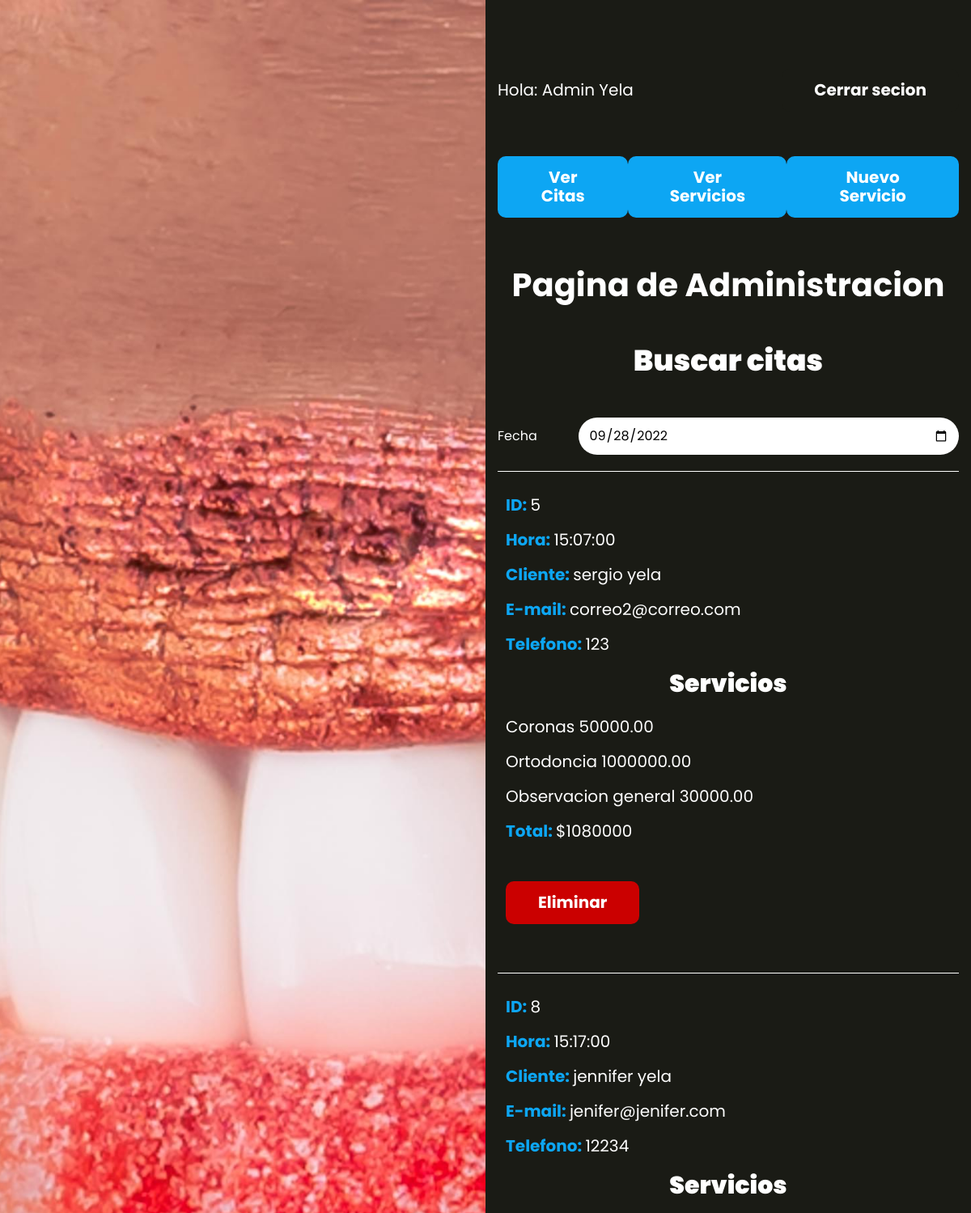
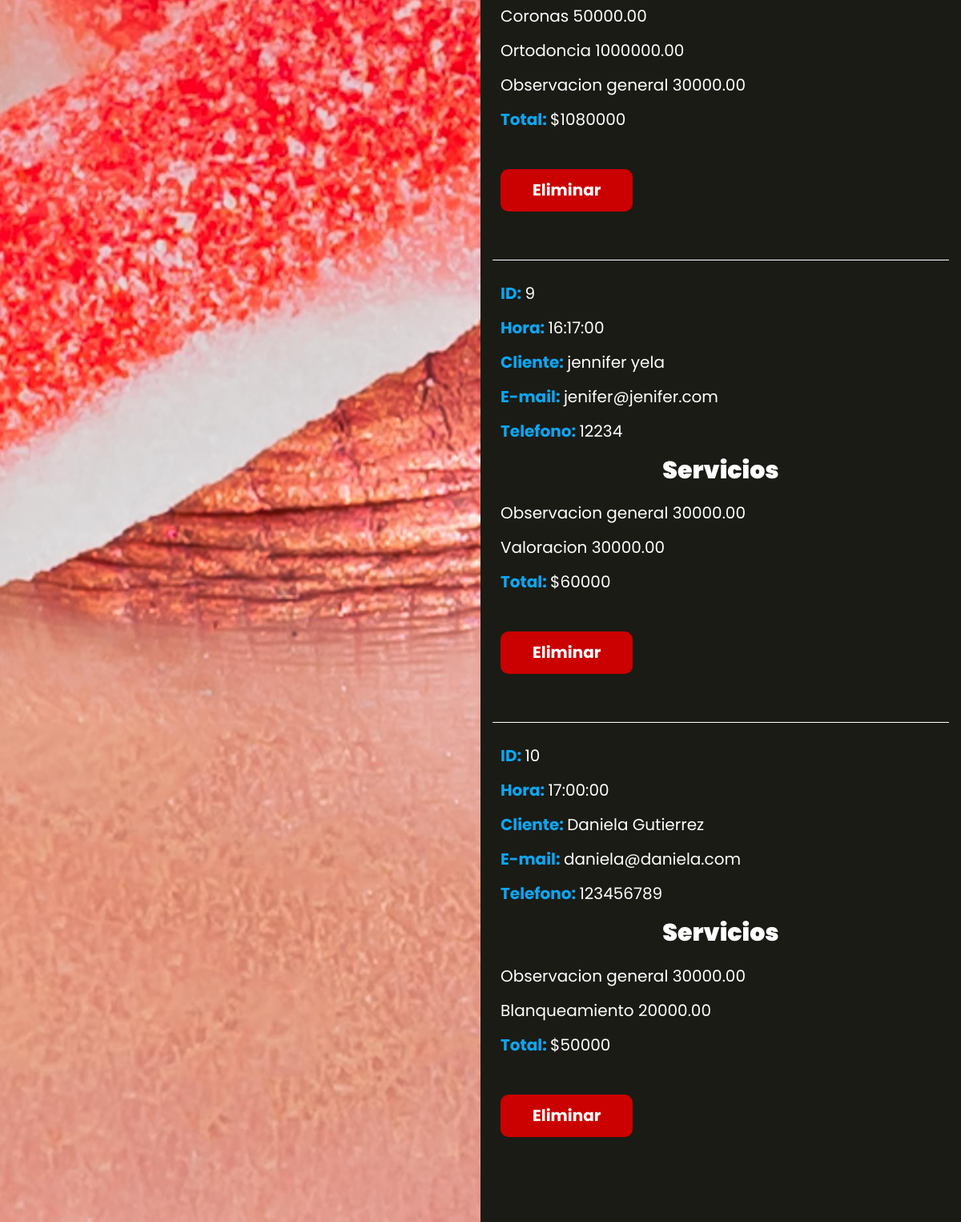
The page /admin (signed in) on the database its author committed (2 pictures, top to bottom).
### tables this page shows
CREATE TABLE `citas` (
  `id` int NOT NULL AUTO_INCREMENT,
  `fecha` date DEFAULT NULL,
  `hora` time DEFAULT NULL,
  `usuarioId` int DEFAULT NULL,
  PRIMARY KEY (`id`),
  KEY `fk_citas_usuarios_idx` (`usuarioId`),
  CONSTRAINT `citas_FK` FOREIGN KEY (`usuarioId`) REFERENCES `usuarios` (`id`) ON DELETE SET NULL ON UPDATE SET NULL
);

CREATE TABLE `usuarios` (
  `id` int NOT NULL AUTO_INCREMENT,
  `nombre` varchar(60) DEFAULT NULL,
  `apellido` varchar(60) DEFAULT NULL,
  `email` varchar(30) DEFAULT NULL,
  `password` varchar(60) DEFAULT NULL,
  `telefono` varchar(10) DEFAULT NULL,
  `admin` tinyint(1) DEFAULT NULL,
  `confirmado` tinyint(1) DEFAULT NULL,
  `token` varchar(15) DEFAULT NULL,
  PRIMARY KEY (`id`)
);

CREATE TABLE `servicios` (
  `id` int NOT NULL AUTO_INCREMENT,
  `nombre` varchar(60) DEFAULT NULL,
  `precio` decimal(10,2) DEFAULT NULL,
  PRIMARY KEY (`id`)
);

### controllers/AdminController.php (called while the page is built, shortened)
<?php
class AdminController {
    public static function index(Router $router){
        $fecha = $_GET['fecha'] ?? date('Y-m-d');
        $consulta = "SELECT citas.id, citas.hora, CONCAT( usuarios.nombre, ' ', usuarios.apellido) as cliente, ";
        $consulta .= " usuarios.email, usuarios.telefono, servicios.nombre as servicio, servicios.precio  ";
        $consulta .= " FROM citas  ";
        $consulta .= " LEFT OUTER JOIN usuarios ";
        $consulta .= " ON citas.usuarioId=usuarios.id  ";
        $consulta .= " LEFT OUTER JOIN citasservicios ";
        $consulta .= " ON citasservicios.citaId=citas.id ";
        $consulta .= " LEFT OUTER JOIN servicios ";
        $consulta .= " ON servicios.id=citasservicios.servicioId ";
        $consulta .= " WHERE fecha =  '${fecha}' ";
        $citas = AdminCita::SQL($consulta);
        $router->render('admin/index', [
            'nombre' => $_SESSION['nombre'],
            'citas' => $citas,
            'fecha' => $fecha
        ]);
    }
}

### public/index.php (called while the page is built, shortened)
<?php
$router = new Router();
$router->get('/', [LoginController::class, 'login']);
$router->post('/', [LoginController::class, 'login']);
$router->get('/logout', [LoginController::class, 'logout']);
$router->get('/olvide', [LoginController::class, 'olvide']);
$router->post('/olvide', [LoginController::class, 'olvide']);
$router->get('/recuperar', [LoginController::class, 'recuperar']);
$router->post('/recuperar', [LoginController::class, 'recuperar']);
$router->get('/crear-cuenta', [LoginController::class, 'crear']);
$router->post('/crear-cuenta', [LoginController::class, 'crear']);
$router->get('/confirmar-cuenta', [LoginController::class, 'confirmar']);
$router->get('/mensaje', [LoginController::class, 'mensaje']);
$router->get('/cita', [CitaController::class, 'index']);
$router->get('/admin', [AdminController::class, 'index']);
$router->get('/api/servicios',[APIController::class, 'index']);
$router->post('/api/citas',[APIController::class, 'guardar']);
$router->post('/api/eliminar',[APIController::class, 'eliminar']);
$router->get('/servicios',[ServicioController::class, 'index']);
$router->get('/servicios/crear',[ServicioController::class, 'crear']);
$router->post('/servicios/crear',[ServicioController::class, 'crear']);
$router->get('/servicios/actualizar',[ServicioController::class, 'actualizar']);
$router->post('/servicios/actualizar',[ServicioController::class, 'actualizar']);
$router->post('/servicios/eliminar',[ServicioController::class, 'eliminar']);
$router->comprobarRutas();

### models/ActiveRecord.php (called while the page is built, shortened)
<?php
class ActiveRecord {
    protected static $db;
    public static function setDB($database) {
        self::$db = $database;
    }
    public static function consultarSQL($query) {
        $resultado = self::$db->query($query);
        $array = [];
        while($registro = $resultado->fetch_assoc()) {
            $array[] = static::crearObjeto($registro);
        }
        return $array;
    }
    protected static function crearObjeto($registro) {
        $objeto = new static;
        foreach($registro as $key => $value ) {
            if(property_exists( $objeto, $key  )) {
                $objeto->$key = $value;
            }
        }
        return $objeto;
    }
    public static function SQL($consulta) {
        $query = $consulta;
        $resultado = self::consultarSQL($query);
        return $resultado;
    }
}

### includes/funciones.php (called while the page is built, shortened)
<?php
function esUltimo(string $actual,string $proximo):bool{
    if($actual !== $proximo){
        return true;
    }
    return false;
}

### views/admin/index.php (the view, shortened to what this page needs)
<?php include_once __DIR__ . '/../templates/barra.php'?>
<h1 class="nombre-pagina">Pagina de Administracion</h1>
<h2>Buscar citas</h2>
<div class="busqueda">
    <form class="formulario">
        <div class="campo">
            <label for="fecha">Fecha</label>
            <input type="date" id="fecha" name="fecha" value="<?php echo $fecha; ?>">
        </div>
    </form>
</div>
<div class="citas-admin">
    <ul class="citas">
        <?php
            $idCita = 0;
            foreach($citas as $key => $cita):
            if($idCita !== $cita->id):
                $total = 0;
        ?>
            <li>
                <p>ID: <span><?php echo $cita->id; ?></span></p>
                <p>Hora: <span><?php echo $cita->hora; ?></span></p>
                <p>Cliente: <span><?php echo $cita->cliente; ?></span></p>
                <p>E-mail: <span><?php echo $cita->email; ?></span></p>
                <p>Telefono: <span><?php echo $cita->telefono; ?></span></p>
                <h3>Servicios</h3>
                <?php $idCita = $cita->id;
                    endif;
                    $total += $cita->precio;
                ?>
                <p class="servicio"><?php echo $cita->servicio . " " . $cita->precio ; ?></p>
                <?php
                    $actual = $cita->id;
                    $proximo = $citas[$key + 1]->id ?? 0;
                    if(esUltimo($actual, $proximo)){?>
                    <p class="total">Total: <span>$<?php echo $total; ?></span></p>
                    <form action="/api/eliminar" method="POST">
                        <input type="submit" class="boton-eliminar" value="Eliminar">
                    </form>
                <?php } ?>
        <?php endforeach ?>
    </ul>
</div>

### views/templates/barra.php
<div class="barra">
    <p>Hola: <?php echo $nombre ?? ''; ?></p>
    <a class="boton" href="/logout">Cerrar secion</a>
</div>
<?php if(isset($_SESSION['admin'])): ?>
    <div class="barra-servicios">
        <a class="boton" href="/admin">Ver Citas</a>
        <a class="boton" href="/servicios">Ver Servicios</a>
        <a class="boton" href="/servicios/crear">Nuevo Servicio</a>
    </div>
<?php endif ?>

### Router.php (shortened to what this page needs)
<?php
class Router
{
    public array $getRoutes = [];
    public array $postRoutes = [];
    public function get($url, $fn)
    {
        $this->getRoutes[$url] = $fn;
    }
    public function post($url, $fn)
    {
        $this->postRoutes[$url] = $fn;
    }
    public function comprobarRutas()
    {
        $currentUrl = $_SERVER['REQUEST_URI'] === '' ? '/' : $_SERVER['REQUEST_URI'] ;
        $method = $_SERVER['REQUEST_METHOD'];
        if ($method === 'GET') {
            $fn = $this->getRoutes[$currentUrl] ?? null;
        } else {
            $fn = $this->postRoutes[$currentUrl] ?? null;
        }
        if ( $fn ) {
            call_user_func($fn, $this);
        } else {
            echo "Página No Encontrada o Ruta no válida";
        }
    }
    public function render($view, $datos = [])
    {
        include_once __DIR__ . "/views/$view.php";
        $contenido = ob_get_clean();
        include_once __DIR__ . '/views/layout.php';
    }
}

### views/layout.php (shortened to what this page needs)
<!DOCTYPE html>
<html lang="en">
<head>
    <link rel="stylesheet" href="/build/css/app.css">
</head>
<body>
    <div class="contenedor-app">
        <div class="imagen I1"></div>
        <div class="app">
        <?php echo $contenido; ?>
        </div>
    </div>
</body>
</html>

### public/build/css/app.css (style rules this page uses)
html { line-height:1.15;-webkit-text-size-adjust:100% }
body { margin:0 }
h1 { font-size:2em;margin:.67em 0 }
a { background-color:transparent }
button,input,optgroup,select,textarea { font-family:inherit;font-size:100%;line-height:1.15;margin:0 }
button,input { overflow:visible }
[type=button],[type=reset],[type=submit],button { -webkit-appearance:button }
html { font-size:62.5%;box-sizing:border-box;height:100% }
body { min-height:100%;display:flex;flex-direction:column;background-color:#1a1b15;color:#fff;font-family:Poppins,sans-serif;font-size:1.6rem }
@media (min-width:768px) { body { height:100% } }
*,:after,:before { box-sizing:inherit }
a { text-decoration:none }
h1,h2,h3 { font-family:Poppins,sans-serif;margin:0 0 2.5rem;font-weight:900;color:#fff;text-align:center }
h1 { font-size:4rem }
h2 { font-size:3.6rem }
h3 { font-size:3rem;text-align:center }
p { color:#fff;font-size:2rem }
.nombre-pagina { margin:5rem 0;font-weight:700 }
.descripcion-pagina,.nombre-pagina { text-align:center }
@media (min-width:768px) { .contenedor-app { display:grid;grid-template-columns:repeat(2,1fr);min-height:100vh } }
.contenedor-app .I1 { background-image:url(../img/3.jpg) }
.contenedor-app .imagen { height:20rem;background-size:cover;background-position:50% }
@media (min-width:768px) { .contenedor-app .imagen { height:auto } }
.contenedor-app .app { width:95%;margin:0 auto;padding:3rem 0 }
@media (min-width:768px) { .contenedor-app .app { overflow:scroll } }
.barra { margin:5rem 0 }
@media (min-width:768px) { .barra { display:flex;justify-content:space-between;align-items:center } }
.barra .boton { background-color:#1a1b15;padding:1.5rem 4rem;color:#fff;font-size:2rem;font-weight:400;display:inline-block;font-weight:700;border:none;transition-property:background-color;transition-duration:.3s;text-align:center;display:block;width:100%;margin:0 }
@media (min-width:768px) { .barra .boton { width:auto;border-radius:1rem } }
.barra-servicios { margin-bottom:5rem }
@media (min-width:768px) { .barra-servicios { display:flex;justify-content:space-between } }
.barra-servicios .boton { margin:0 0 1rem }
.citas,.servicios { list-style:none;padding:0 }
.citas li,.servicios li { padding:1rem;border-top:1px solid #fff }
.citas li p,.servicios li p { font-weight:700;color:#0da6f3 }
.citas li .servicio,.citas li span,.servicios li .servicio,.servicios li span { font-weight:400;color:#fff }
.formulario { margin-top:5rem;width:100% }
.campo { display:flex;margin-bottom:2rem;align-items:center }
.campo label { flex:0 0 10rem }
.campo input { flex:1;border:none;padding:1.25rem;border-radius:10rem }
.boton { background-color:#0da6f3;padding:1.5rem 4rem;color:#fff;font-size:2rem;font-weight:400;display:inline-block;font-weight:700;border:none;transition-property:background-color;transition-duration:.3s;text-align:center;display:block;width:100%;margin:5rem 0 }
@media (min-width:768px) { .boton { width:auto;border-radius:1rem } }
.boton-eliminar { background-color:#cb0000;padding:1.5rem 4rem;color:#fff;font-size:2rem;font-weight:400;display:inline-block;font-weight:700;border:none;transition-property:background-color;transition-duration:.3s;text-align:center;display:block;width:100%;margin:5rem 0 }
@media (min-width:768px) { .boton-eliminar { width:auto;border-radius:1rem } }

### rows shown on the page
citas: id "5", hora "15:07:00", cliente "sergio yela", usuarioId.email "correo2@correo.com", usuarioId.telefono "123", servicios.nombre "Coronas", servicios.precio "50000.00", servicios.nombre "Ortodoncia", servicios.precio "1000000.00", servicios.nombre "Observacion general", servicios.precio "30000.00", total "1080000"
citas: id "8", hora "15:17:00", cliente "jennifer yela", usuarioId.email "jenifer@jenifer.com", usuarioId.telefono "12234", servicios.nombre "Coronas", servicios.precio "50000.00", servicios.nombre "Ortodoncia", servicios.precio "1000000.00", servicios.nombre "Observacion general", servicios.precio "30000.00", total "1080000"
citas: id "9", hora "16:17:00", cliente "jennifer yela", usuarioId.email "jenifer@jenifer.com", usuarioId.telefono "12234", servicios.nombre "Observacion general", servicios.precio "30000.00", servicios.nombre "Valoracion", total "60000"
citas: id "10", hora "17:00:00", cliente "Daniela Gutierrez", usuarioId.email "daniela@daniela.com", usuarioId.telefono "123456789", servicios.nombre "Observacion general", servicios.precio "30000.00", servicios.nombre "Blanqueamiento", servicios.precio "20000.00", total "50000"

### other values the page prints
$nombre "Admin Yela"
